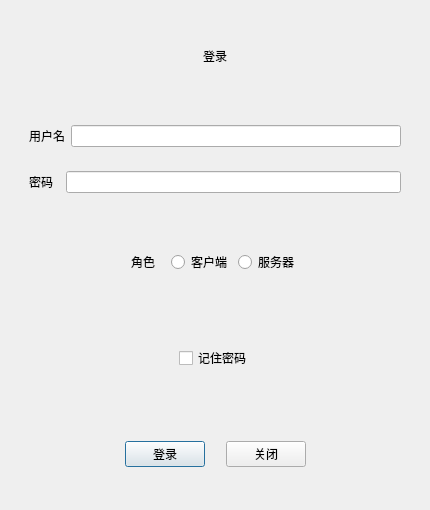
<?xml version="1.0" encoding="UTF-8"?>
<ui version="4.0">
 <class>Login</class>
 <widget class="QDialog" name="Login">
  <property name="geometry">
   <rect>
    <x>0</x>
    <y>0</y>
    <width>430</width>
    <height>510</height>
   </rect>
  </property>
  <property name="windowTitle">
   <string>Dialog</string>
  </property>
  <layout class="QVBoxLayout" name="verticalLayout">
   <item>
    <widget class="QWidget" name="widget_7" native="true">
     <layout class="QHBoxLayout" name="horizontalLayout_6">
      <item>
       <spacer name="horizontalSpacer">
        <property name="orientation">
         <enum>Qt::Horizontal</enum>
        </property>
        <property name="sizeHint" stdset="0">
         <size>
          <width>40</width>
          <height>20</height>
         </size>
        </property>
       </spacer>
      </item>
      <item>
       <widget class="QLabel" name="label">
        <property name="text">
         <string>登录</string>
        </property>
       </widget>
      </item>
      <item>
       <spacer name="horizontalSpacer_2">
        <property name="orientation">
         <enum>Qt::Horizontal</enum>
        </property>
        <property name="sizeHint" stdset="0">
         <size>
          <width>40</width>
          <height>20</height>
         </size>
        </property>
       </spacer>
      </item>
     </layout>
    </widget>
   </item>
   <item>
    <widget class="QWidget" name="widget_3" native="true">
     <layout class="QGridLayout" name="gridLayout">
      <item row="1" column="0">
       <widget class="QWidget" name="widget_2" native="true">
        <layout class="QHBoxLayout" name="horizontalLayout_2">
         <item>
          <widget class="QLabel" name="label_2">
           <property name="text">
            <string>用户名</string>
           </property>
          </widget>
         </item>
         <item>
          <widget class="QLineEdit" name="lineEdit_2"/>
         </item>
        </layout>
       </widget>
      </item>
      <item row="2" column="0">
       <widget class="QWidget" name="widget" native="true">
        <layout class="QHBoxLayout" name="horizontalLayout">
         <item>
          <widget class="QLabel" name="label_3">
           <property name="text">
            <string>密码  </string>
           </property>
          </widget>
         </item>
         <item>
          <widget class="QLineEdit" name="lineEdit"/>
         </item>
        </layout>
       </widget>
      </item>
     </layout>
    </widget>
   </item>
   <item>
    <widget class="QWidget" name="widget_4" native="true">
     <layout class="QHBoxLayout" name="horizontalLayout_3">
      <item>
       <spacer name="horizontalSpacer_3">
        <property name="orientation">
         <enum>Qt::Horizontal</enum>
        </property>
        <property name="sizeHint" stdset="0">
         <size>
          <width>40</width>
          <height>20</height>
         </size>
        </property>
       </spacer>
      </item>
      <item>
       <widget class="QLabel" name="label_4">
        <property name="text">
         <string>角色</string>
        </property>
       </widget>
      </item>
      <item>
       <spacer name="horizontalSpacer_5">
        <property name="orientation">
         <enum>Qt::Horizontal</enum>
        </property>
        <property name="sizeType">
         <enum>QSizePolicy::Fixed</enum>
        </property>
        <property name="sizeHint" stdset="0">
         <size>
          <width>10</width>
          <height>20</height>
         </size>
        </property>
       </spacer>
      </item>
      <item>
       <widget class="QRadioButton" name="radioButton">
        <property name="text">
         <string>客户端</string>
        </property>
       </widget>
      </item>
      <item>
       <widget class="QRadioButton" name="radioButton_2">
        <property name="text">
         <string>服务器</string>
        </property>
       </widget>
      </item>
      <item>
       <spacer name="horizontalSpacer_4">
        <property name="orientation">
         <enum>Qt::Horizontal</enum>
        </property>
        <property name="sizeHint" stdset="0">
         <size>
          <width>40</width>
          <height>20</height>
         </size>
        </property>
       </spacer>
      </item>
     </layout>
    </widget>
   </item>
   <item>
    <widget class="QWidget" name="widget_5" native="true">
     <layout class="QHBoxLayout" name="horizontalLayout_4">
      <item>
       <spacer name="horizontalSpacer_6">
        <property name="orientation">
         <enum>Qt::Horizontal</enum>
        </property>
        <property name="sizeHint" stdset="0">
         <size>
          <width>40</width>
          <height>20</height>
         </size>
        </property>
       </spacer>
      </item>
      <item>
       <widget class="QCheckBox" name="checkBox">
        <property name="text">
         <string>记住密码</string>
        </property>
       </widget>
      </item>
      <item>
       <spacer name="horizontalSpacer_7">
        <property name="orientation">
         <enum>Qt::Horizontal</enum>
        </property>
        <property name="sizeHint" stdset="0">
         <size>
          <width>40</width>
          <height>20</height>
         </size>
        </property>
       </spacer>
      </item>
     </layout>
    </widget>
   </item>
   <item>
    <widget class="QWidget" name="widget_6" native="true">
     <layout class="QHBoxLayout" name="horizontalLayout_5">
      <item>
       <spacer name="horizontalSpacer_8">
        <property name="orientation">
         <enum>Qt::Horizontal</enum>
        </property>
        <property name="sizeHint" stdset="0">
         <size>
          <width>40</width>
          <height>20</height>
         </size>
        </property>
       </spacer>
      </item>
      <item>
       <widget class="QPushButton" name="pushButton_2">
        <property name="text">
         <string>登录</string>
        </property>
       </widget>
      </item>
      <item>
       <spacer name="horizontalSpacer_10">
        <property name="orientation">
         <enum>Qt::Horizontal</enum>
        </property>
        <property name="sizeType">
         <enum>QSizePolicy::Fixed</enum>
        </property>
        <property name="sizeHint" stdset="0">
         <size>
          <width>15</width>
          <height>20</height>
         </size>
        </property>
       </spacer>
      </item>
      <item>
       <widget class="QPushButton" name="pushButton">
        <property name="text">
         <string>关闭</string>
        </property>
       </widget>
      </item>
      <item>
       <spacer name="horizontalSpacer_9">
        <property name="orientation">
         <enum>Qt::Horizontal</enum>
        </property>
        <property name="sizeHint" stdset="0">
         <size>
          <width>40</width>
          <height>20</height>
         </size>
        </property>
       </spacer>
      </item>
     </layout>
    </widget>
   </item>
  </layout>
 </widget>
 <resources/>
 <connections/>
</ui>
